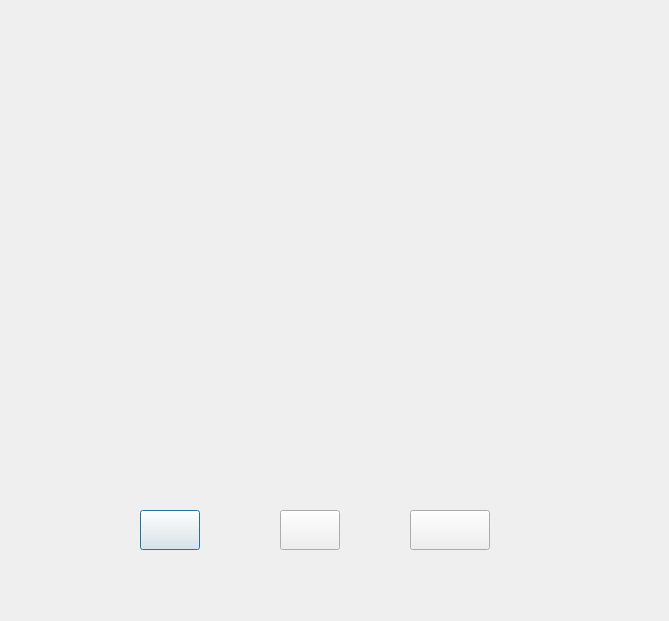
<?xml version="1.0" encoding="UTF-8"?>
<ui version="4.0">
 <class>Result1_2Dialog</class>
 <widget class="QDialog" name="Result1_2Dialog">
  <property name="geometry">
   <rect>
    <x>0</x>
    <y>0</y>
    <width>669</width>
    <height>621</height>
   </rect>
  </property>
  <property name="styleSheet">
   <string notr="true">border-image: url(:/images/l_1_2.png);</string>
  </property>
  <widget class="QPushButton" name="difficultyUpBtn">
   <property name="geometry">
    <rect>
     <x>140</x>
     <y>510</y>
     <width>60</width>
     <height>40</height>
    </rect>
   </property>
   <property name="minimumSize">
    <size>
     <width>60</width>
     <height>40</height>
    </size>
   </property>
   <property name="styleSheet">
    <string notr="true">border-image: url(:/images/next_level_button.png);</string>
   </property>
   <property name="text">
    <string/>
   </property>
  </widget>
  <widget class="QPushButton" name="nextLevelBtn">
   <property name="geometry">
    <rect>
     <x>280</x>
     <y>510</y>
     <width>60</width>
     <height>40</height>
    </rect>
   </property>
   <property name="minimumSize">
    <size>
     <width>60</width>
     <height>40</height>
    </size>
   </property>
   <property name="styleSheet">
    <string notr="true">border-image: url(:/images/next_cart_button.png);</string>
   </property>
   <property name="text">
    <string/>
   </property>
  </widget>
  <widget class="QPushButton" name="backToMenuBtn">
   <property name="geometry">
    <rect>
     <x>410</x>
     <y>510</y>
     <width>80</width>
     <height>40</height>
    </rect>
   </property>
   <property name="minimumSize">
    <size>
     <width>80</width>
     <height>40</height>
    </size>
   </property>
   <property name="styleSheet">
    <string notr="true">border-image: url(:/images/main_window.png);</string>
   </property>
   <property name="text">
    <string/>
   </property>
  </widget>
 </widget>
 <resources/>
 <connections/>
</ui>
